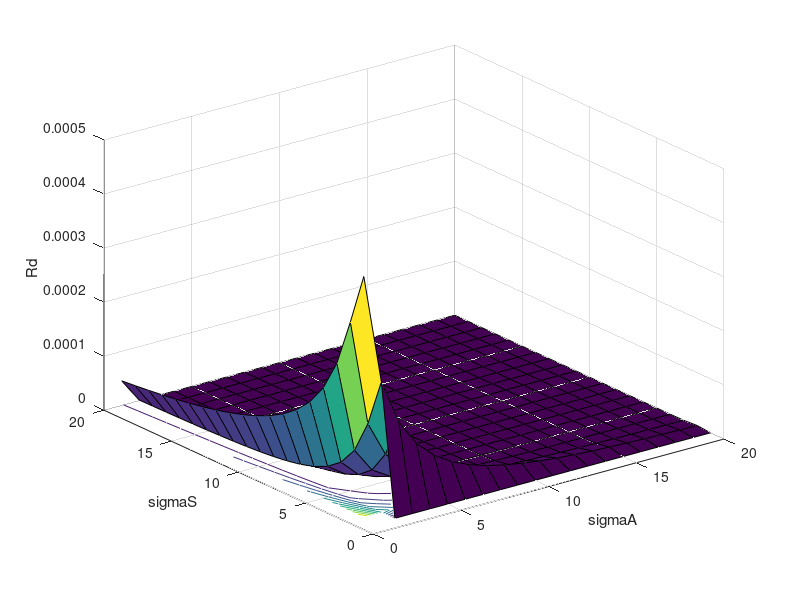
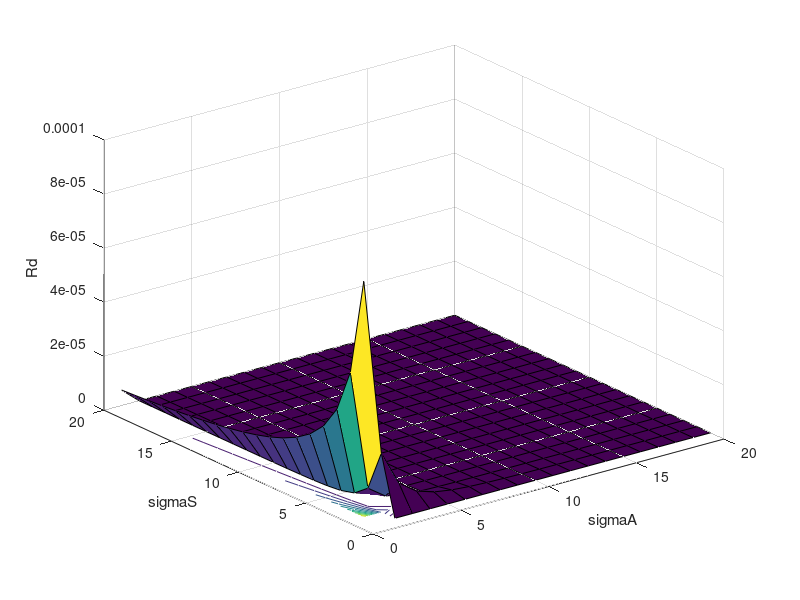
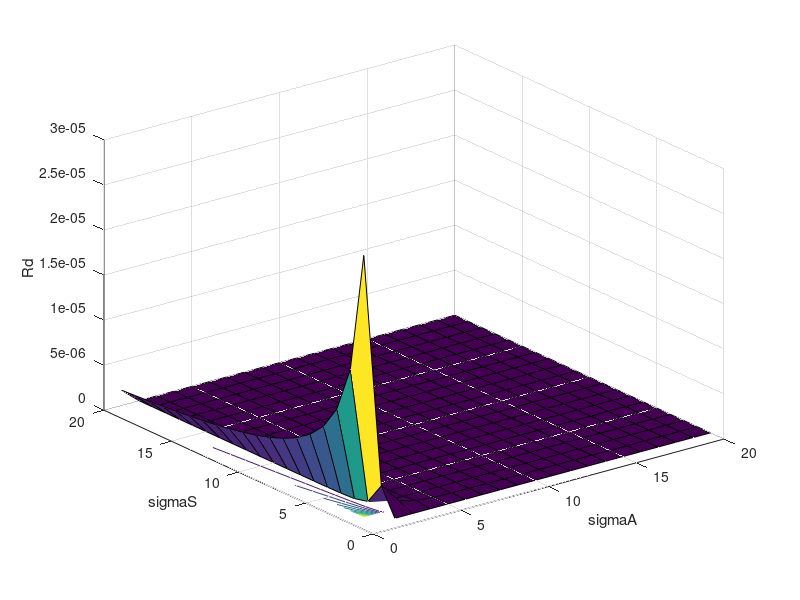
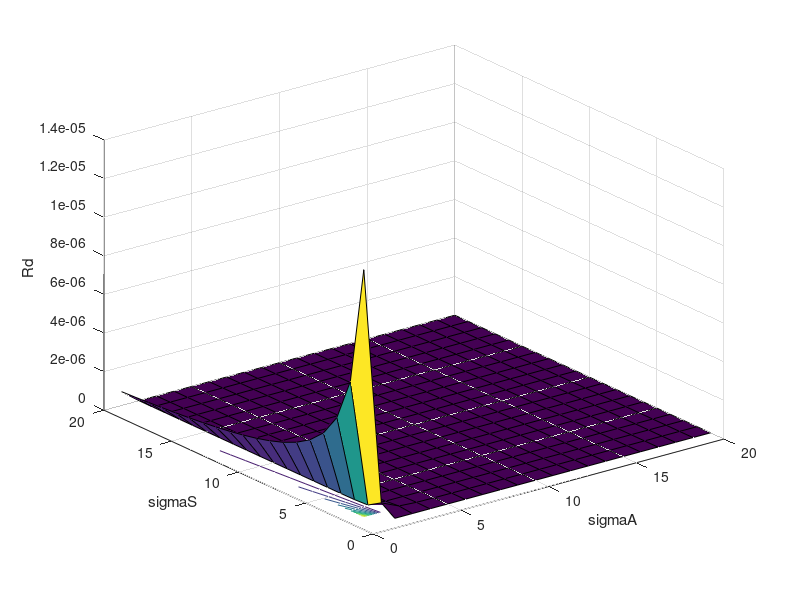

Reproduce these figures in MATLAB, in order.
clear;
Rd = zeros(20, 20);
for r = 10: 10: 200
    i = 1; 
    j = 1;
    sigmasArray = 0.0: 0.5: 9.5; %20   %=sigmaS', since g = 0, isotropic;
    sigmaaArray = 0.0: 0.01: 0.19; %20
    for i = 1: 20
        for j = 1 : 20
            sigmas = sigmasArray(i);
            sigmaa = sigmaaArray(j);
            sigmat = sigmas + sigmaa;%=sigmat1
            alpha1 = sigmas ./sigmat;
            sigmatr = sqrt(3 * sigmaa .* sigmat);
            zr = 1 ./ sigmat;
            yita = 1.3;
            F = -1.440 / (yita*yita) + 0.710 / yita + 0.668 + 0.0636 * yita;
            A = (1 + F) / (1 - F);
            zv = zr .* (1 + 4 / 3 * A);
            dr = sqrt(r .* r + zr .* zr);
            dv = sqrt(r .* r + zv .* zv);
            PI = 3.1415926;
            left  = zr .* (sigmatr + 1./dr) .* exp(-sigmatr .* dr) ./ (dr .* dr);
            right = zv .* (sigmatr + 1./dv) .* exp(-sigmatr .* dv) ./ (dv .* dv);
            Rd(i, j) = alpha1 ./ (4 * PI) .* (left + right);
            sigmas
        end
    end
    surfc(Rd);
    xlabel('sigmaA');
    ylabel('sigmaS');
    zlabel('Rd');
    fn = ['r=', num2str(r), '.jpg'];
    saveas(gcf, fn);
    clf;
end
clear;


% clear;
% syms sigmas sigmaa  
% %sigmas = 0.5: 0.5: 10.0; %20   %=sigmaS', since g = 0, isotropic;
% %sigmaa = 0.01: 0.01:0.2; %20
% sigmat = sigmas + sigmaa;%=sigmat1
% alpha1 = sigmas ./sigmat;
% sigmatr = sqrt(3 * sigmaa .* sigmat);
% r = 10; %r = 10: 10: 200;
% zr = 1 ./ sigmat;
% yita = 1.3;
% F = 1.440 / (yita*yita) + 0.710 / yita + 0.668 + 0.0636 * yita;
% A = (1 + F) / (1 - F);
% zv = zr .* (1 + 4 / 3 * A);
% dr = sqrt(r .* r + zr .* zr);
% dv = sqrt(r .* r + zv .* zv);
% PI = 3.1415926;
% left  = zr .* (sigmatr + 1./dr) .* exp(-sigmatr .* dr) ./ (dr .* dr);
% right = zv .* (sigmatr + 1./dv) .* exp(-sigmatr .* dv) ./ (dv .* dv);
% Rd = alpha1 ./ (4 * PI) .* (left + right);
% 
% Realsigmas = [0.5: 0.5: 10.0];
% Realsigmaa = [0.01: 0.01:0.2];
% subs(Rd,{sigmas, sigmaa},{Realsigmas, Realsigmaa});
% surf(Realsigmas, Realsigmaa, Rd);
% clear;

